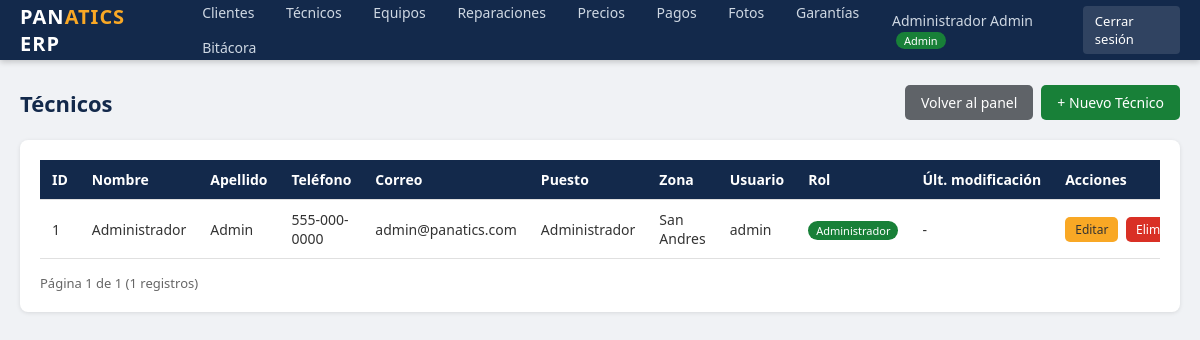
Page /tecnico/index.php (signed in) on the committed database.
### tables this page shows
CREATE TABLE IF NOT EXISTS `tecnico` (
  `Id_tecnico` int NOT NULL AUTO_INCREMENT,
  `nombre` varchar(30) NOT NULL,
  `apellido` varchar(30) NOT NULL,
  `telefono` varchar(15) NOT NULL,
  `correo` varchar(30) NOT NULL,
  `puesto` varchar(30) NOT NULL,
  `zona` varchar(30) NOT NULL,
  `User` varchar(30) NOT NULL,
  `pass` varchar(30) NOT NULL,
  `role` varchar(20) NOT NULL DEFAULT 'tecnico',
  PRIMARY KEY (`Id_tecnico`)
);

### tecnico/index.php (the view, shortened to what this page needs)
<?php
require_once __DIR__ . '/../includes/templates.php';
$conn = conectarBD();
$porPagina = 15;
$pagina = isset($_GET['pg']) ? max(1, (int)$_GET['pg']) : 1;
$offset = ($pagina - 1) * $porPagina;
$total = $conn->query("SELECT COUNT(*) c FROM tecnico")->fetch_assoc()['c'];
$totalPaginas = max(1, ceil($total / $porPagina));
$result = $conn->query("SELECT t.*,
        (SELECT MAX(b.fecha) FROM bitacora b WHERE b.modulo = 'tecnico' AND b.id_registro = t.Id_tecnico) AS ult_mod
        FROM tecnico t
        ORDER BY t.Id_tecnico DESC LIMIT $offset, $porPagina");
?>
<div class="page-header">
    <h1>Técnicos</h1>
    <div style="display:flex;gap:8px;">
        <a href="../index.php" class="btn btn-secondary">Volver al panel</a>
        <a href="create.php" class="btn btn-success">+ Nuevo Técnico</a>
    </div>
</div>
<div class="card">
    <div class="table-responsive">
        <table class="data">
            <thead>
                <tr>
                    <th>ID</th>
                    <th>Nombre</th>
                    <th>Apellido</th>
                    <th>Teléfono</th>
                    <th>Correo</th>
                    <th>Puesto</th>
                    <th>Zona</th>
                    <th>Usuario</th>
                    <th>Rol</th>
                    <th>Últ. modificación</th>
                    <th>Acciones</th>
                </tr>
            </thead>
            <tbody>
                <?php if ($result->num_rows > 0): ?>
                    <?php while ($row = $result->fetch_assoc()): ?>
                        <tr>
                            <td><?php echo $row['Id_tecnico']; ?></td>
                            <td><?php echo htmlspecialchars($row['nombre']); ?></td>
                            <td><?php echo htmlspecialchars($row['apellido']); ?></td>
                            <td><?php echo htmlspecialchars($row['telefono']); ?></td>
                            <td><?php echo htmlspecialchars($row['correo']); ?></td>
                            <td><?php echo htmlspecialchars($row['puesto']); ?></td>
                            <td><?php echo htmlspecialchars($row['zona']); ?></td>
                            <td><?php echo htmlspecialchars($row['User']); ?></td>
                            <td>
                                <?php if ($row['role'] === 'admin'): ?>
                                    <span style="background:#188038;color:#fff;padding:2px 8px;border-radius:10px;font-size:11px;">Administrador</span>
                                <?php else: ?>
                                    <span style="background:#1a73e8;color:#fff;padding:2px 8px;border-radius:10px;font-size:11px;">Técnico</span>
                                <?php endif; ?>
                            </td>
                            <td><?php echo $row['ult_mod'] ? date('d/m/Y H:i', strtotime($row['ult_mod'])) : '-'; ?></td>
                            <td class="actions">
                                <a href="edit.php?id=<?php echo $row['Id_tecnico']; ?>" class="btn btn-warning btn-sm">Editar</a>
                                <a href="../includes/delete.php?modulo=tecnico&id=<?php echo $row['Id_tecnico']; ?>" class="btn btn-danger btn-sm" onclick="return confirm('¿Eliminar este técnico?');">Eliminar</a>
                            </td>
                        </tr>
                    <?php endwhile; ?>
                <?php else: ?>
                    <tr><td colspan="11" style="text-align:center;color:#888;">No hay técnicos registrados.</td></tr>
                <?php endif; ?>
            </tbody>
        </table>
    </div>
    <div class="pager">
        Página <?php echo $pagina; ?> de <?php echo $totalPaginas; ?> (<?php echo $total; ?> registros)
    </div>
</div>

### assets/css/style.css (style rules this page uses)
* { margin: 0; padding: 0; box-sizing: border-box; }
body { font-family: 'Segoe UI', Tahoma, Geneva, Verdana, sans-serif; background: #f0f2f5; color: #333; font-size: 14px; }
a { color: #1a73e8; text-decoration: none; }
.card { background: #fff; border-radius: 8px; box-shadow: 0 1px 4px rgba(0,0,0,.1); padding: 20px; margin-bottom: 20px; }
.page-header { display: flex; justify-content: space-between; align-items: center; margin-bottom: 20px; }
.page-header h1 { font-size: 22px; color: #13294b; }
.btn { display: inline-block; padding: 8px 16px; border: none; border-radius: 5px; cursor: pointer; font-size: 14px; font-family: inherit; text-decoration: none; transition: background .2s; }
.btn-success { background: #188038; color: #fff; }
.btn-danger { background: #d93025; color: #fff; }
.btn-warning { background: #f9a825; color: #333; }
.btn-secondary { background: #5f6368; color: #fff; }
.btn-sm { padding: 4px 10px; font-size: 12px; }
.table-responsive { overflow-x: auto; }
table.data { width: 100%; border-collapse: collapse; background: #fff; }
table.data th, table.data td { padding: 10px 12px; text-align: left; border-bottom: 1px solid #e0e0e0; }
table.data th { background: #13294b; color: #fff; font-weight: 600; white-space: nowrap; }
table.data .actions { white-space: nowrap; }
table.data .actions a { margin-right: 4px; }
.pager { margin-top: 15px; font-size: 13px; color: #666; }

### rows in the picture
tecnico: Id_tecnico "1", nombre "Administrador", apellido "Admin", telefono "555-000-0000", correo "admin@panatics.com", puesto "Administrador", zona "San Andres", User "admin", role "Administrador"

### other values in the picture
$pagina "1"
$totalPaginas "1"
$total "1"
